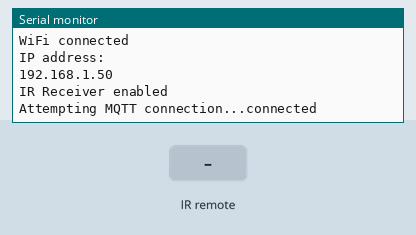
The sketch below on a simulated ESP8266 (NodeMCU). Parts: the last lines printed to the serial monitor. Inputs (shaded band) come from the test bench. WiFi joins after 1.5 s; servers stay silent unless stated; no MQTT or app messages arrive unless stated.

Above: at 2.7 s.
2.8 s: infrared code 0xFFFFFFFF received
At 3.4 s:
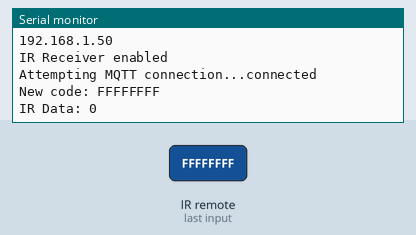
4.3 s: infrared code 0xFFFFFFFF received
At 4.9 s:
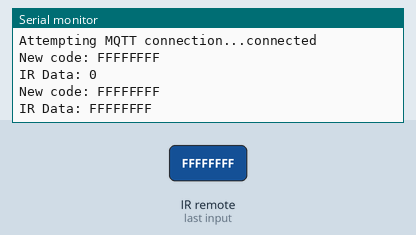

Measured:
- after the input at 2.8 s, the serial monitor: prints a new line at once (image 1)
- after the input at 4.3 s, the serial monitor: prints a new line at once (image 2)

The sketch:

IrToMqtt.ino
```cpp
#include <ESP8266WiFi.h>
#include <PubSubClient.h>
#include <IRremoteESP8266.h>
#include <IRrecv.h>
#include <IRutils.h>

// Wi-Fi 設定
const char* ssid = "your home AP ssid ";
const char* password = "your home ap password";

// MQTT 設定
const char* mqtt_server = "you_home_assistant_ip";
const int mqtt_port = 1883;  // 預設MQTT port
const char* mqtt_client_id = "ESP8266_IR_Client";
const char* mqtt_user = "you_home_assistant_user_name";   // 新增
const char* mqtt_pass = "you_home_assistant_password";  // 新增
const char* mqtt_ir_topic = "/webduino/irrecv";
const char* mqtt_heartbeat_topic = "/webduino/hb";

// 紅外線接收器設定
const int IR_RECV_PIN = 5;  // 連接紅外線接收器的GPIO腳位 (D2)
IRrecv irrecv(IR_RECV_PIN);
decode_results results;
unsigned long lastIrData = 0;
unsigned long newIrData =0;

// 宣告全域變數
WiFiClient espClient;
PubSubClient client(espClient);

unsigned long lastMsg = 0;           // 用於計時，發送心跳
const int heartbeatInterval = 10000;  // 心跳間隔 (5秒)

// 函式宣告
void setup_wifi();
void reconnect_mqtt();
void callback(char* topic, byte* payload, unsigned int length);

void setup() {
  Serial.begin(115200);

  setup_wifi();
  client.setServer(mqtt_server, mqtt_port);
  client.setCallback(callback);

  // 初始化紅外線接收器
  irrecv.enableIRIn();
  Serial.println("IR Receiver enabled");
}

void loop() {
  if (!client.connected()) {
    reconnect_mqtt();
  }
  client.loop();
  // 心跳發送處理
  unsigned long now = millis();
  if (now - lastMsg > heartbeatInterval) {
    lastMsg = now;
    client.publish(mqtt_heartbeat_topic, "online");
    //Serial.println("Heartbeat sent.");
  }
  // 紅外線訊號處理
  if (irrecv.decode(&results)) {
    newIrData = results.value;
    Serial.print("New code: ");
    Serial.println(newIrData, HEX);

    if (newIrData == 0xFFFFFFFF || newIrData == lastIrData) {
      Serial.print("IR Data: ");
      Serial.println(lastIrData, HEX);
      // 將紅外線訊號轉換為字串並發送至MQTT
      String ir_data_string = String(lastIrData, HEX);
      client.publish(mqtt_ir_topic, ir_data_string.c_str());
    }
    lastIrData = newIrData;
    irrecv.resume();  // 繼續接收下一個訊號
  }else{
      delay(50);
  }
}

// Wi-Fi 連接函式
void setup_wifi() {
  delay(10);
  Serial.println();
  Serial.print("Connecting to ");
  Serial.println(ssid);

  WiFi.begin(ssid, password);

  while (WiFi.status() != WL_CONNECTED) {
    delay(500);
    Serial.print(".");
  }

  Serial.println("");
  Serial.println("WiFi connected");
  Serial.println("IP address: ");
  Serial.println(WiFi.localIP());
}

// MQTT 重連函式
void reconnect_mqtt() {
  while (!client.connected()) {
    Serial.print("Attempting MQTT connection...");
    if (client.connect(mqtt_client_id, mqtt_user, mqtt_pass)) {
      Serial.println("connected");
      // 可以在這裡訂閱主題
    } else {
      Serial.print("failed, rc=");
      Serial.print(client.state());
      Serial.println(" try again in 5 seconds");
      delay(5000);
    }
  }
}

// MQTT 接收回調函式 (本程式未使用，但為PubSubClient必要)
void callback(char* topic, byte* payload, unsigned int length) {
  // 您可以在此處理從MQTT Broker收到的訊息
  // 範例：將收到的訊息印出來
  Serial.print("Message arrived [");
  Serial.print(topic);
  Serial.print("] ");
  for (int i = 0; i < length; i++) {
    Serial.print((char)payload[i]);
  }
  Serial.println();
}
```
